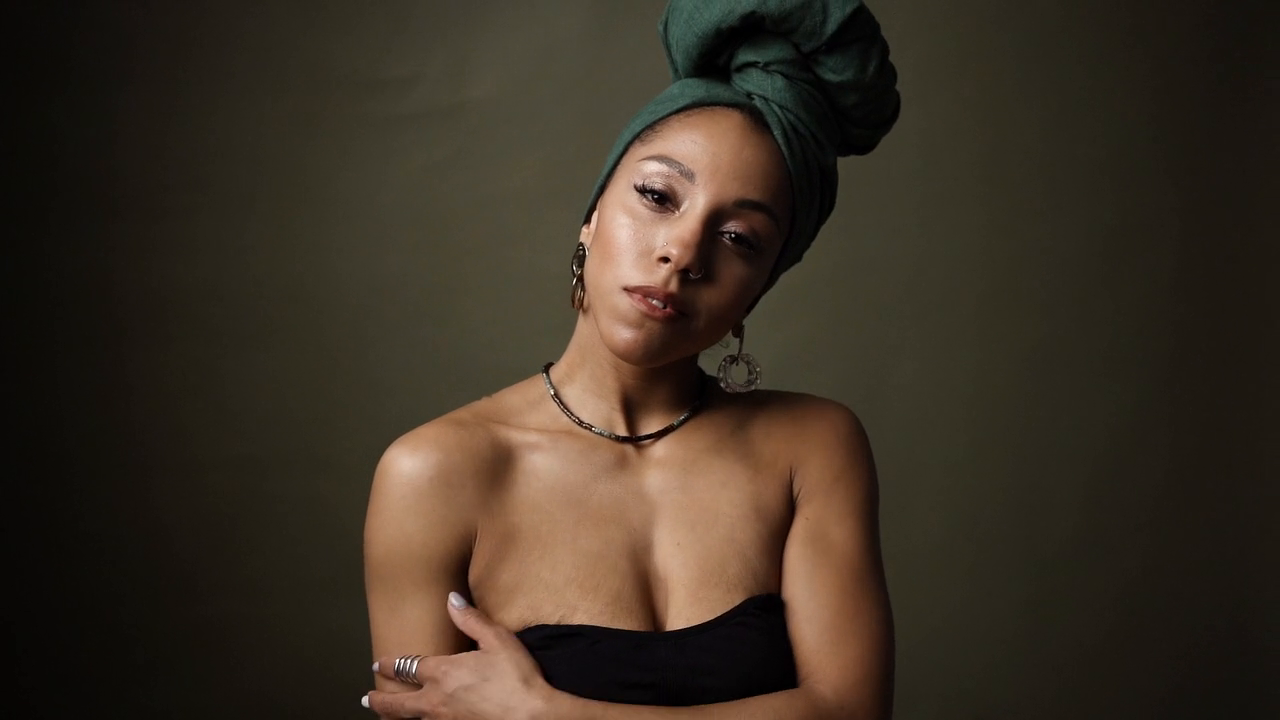
#> input picture frame 51 of computer_vision/mediapipe/facemesh.mp4, 1280 x 720 px, given in place of people.mp4, which was not available
$ jupyter execute video_detector.ipynb
#> lines starting #> are read from the running program, lines starting #| are printed output that depends on the picture; after the words box and inside, x2 and y2 are one past the last pixel; in counts of white or black regions, pixels touching at a corner belong together; pictures that were not available may be replaced by others from this repository, and a replacement may not be noted
[cell 1]
import cv2
import numpy as np
import matplotlib.pyplot as plt

# Open the video
cap = cv2.VideoCapture('people.mp4')

# Get video width and height
w = int(cap.get(3))  # CAP_PROP_FRAME_WIDTH
h = int(cap.get(4))  # CAP_PROP_FRAME_HEIGHT

# Output video writer
Out = cv2.VideoWriter('detections.mp4', cv2.VideoWriter_fourcc(*'mp4v'), 30, (w, h), True)

# Load Haar Cascade for face detection
face_detector = cv2.CascadeClassifier(cv2.data.haarcascades + 'haarcascade_frontalface_default.xml')

# Function to detect faces with adjusted parameters
def detect_faces(image):
    face_detections = face_detector.detectMultiScale(
        image,
        scaleFactor=1.2,      # Slightly more conservative scaling
        minNeighbors=8,       # Suppress false positives
        minSize=(99, 99)      # Ignore small detections
    )
    return face_detections

# Process each frame
while cap.isOpened():
    ret, frame = cap.read()
#> frame is the input picture: shape (720, 1280, 3); mean B, G, R 35.9, 48, 58.7
    if ret:
        gray = cv2.cvtColor(frame, cv2.COLOR_BGR2GRAY)
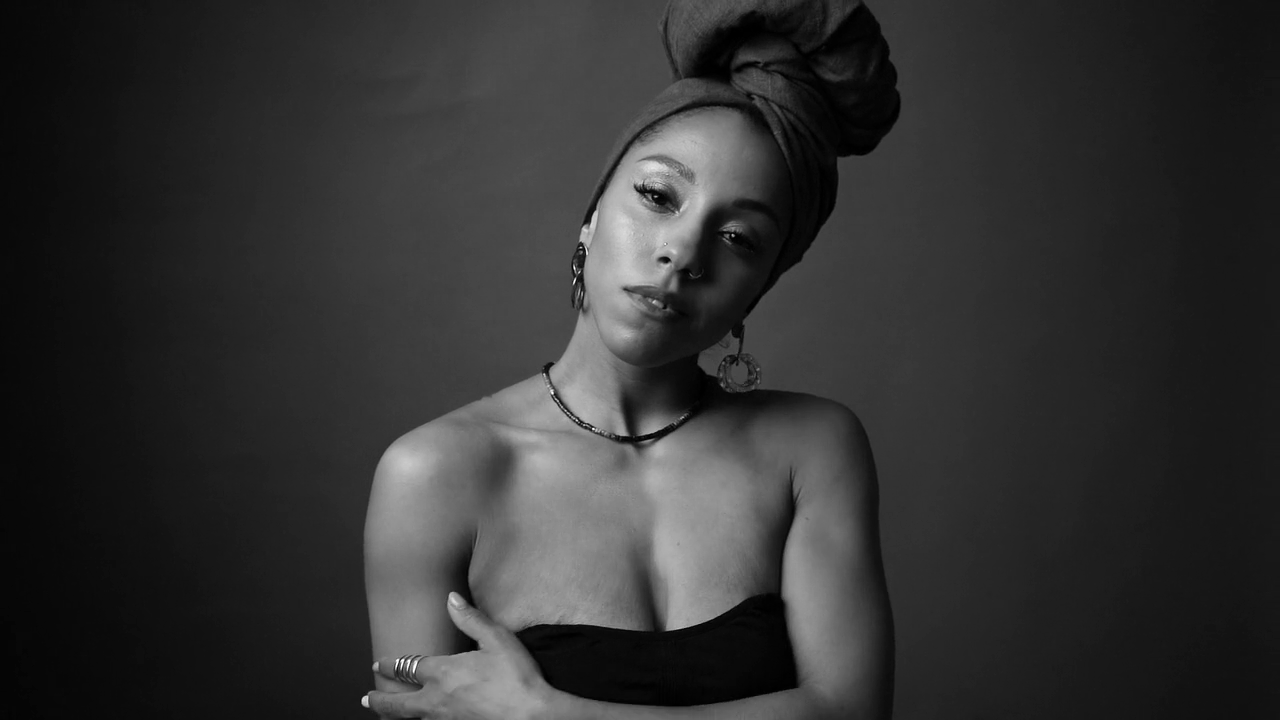
#> gray: shape (720, 1280); min 0, max 255, mean 49.9
        detection = detect_faces(gray)
#> in detect_faces, `face_detections = face_detector.detectMultiScale( image, scaleFactor=1..`: face_detections = ()
#> detection = ()
        for (x, y, w, h) in detection:
            cv2.rectangle(frame, (x, y), (x + w, y + h), (0, 255, 0), 2)
#> this loop made 0 passes
        Out.write(frame)
    else:
        break

# Release resources
cap.release()
Out.release()
cv2.destroyAllWindows()


$ run again, starting later in the video
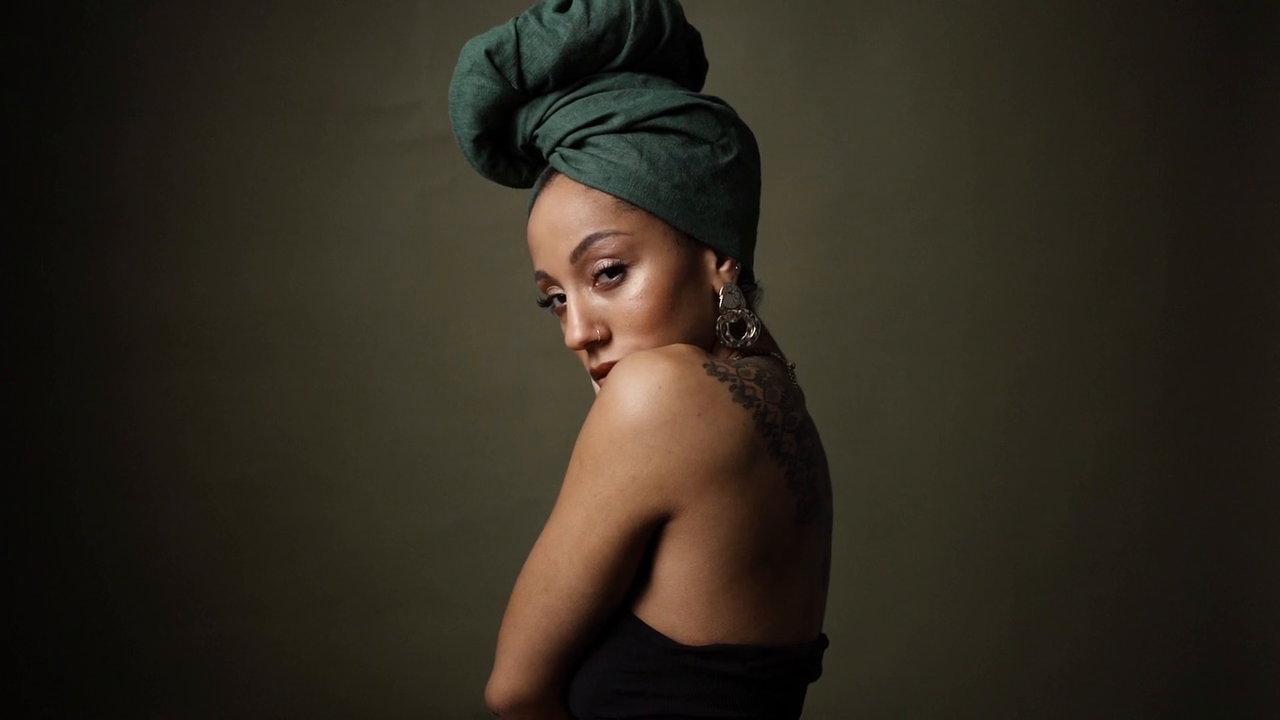
#> input picture frame 233 of computer_vision/mediapipe/facemesh.mp4, 1280 x 720 px, given in place of people.mp4, which was not available
#> frame is the input picture: shape (720, 1280, 3); mean B, G, R 30.4, 40.8, 47.3
#> `gray = cv2.cvtColor(frame, cv2.COLOR_BGR2GRAY)`:
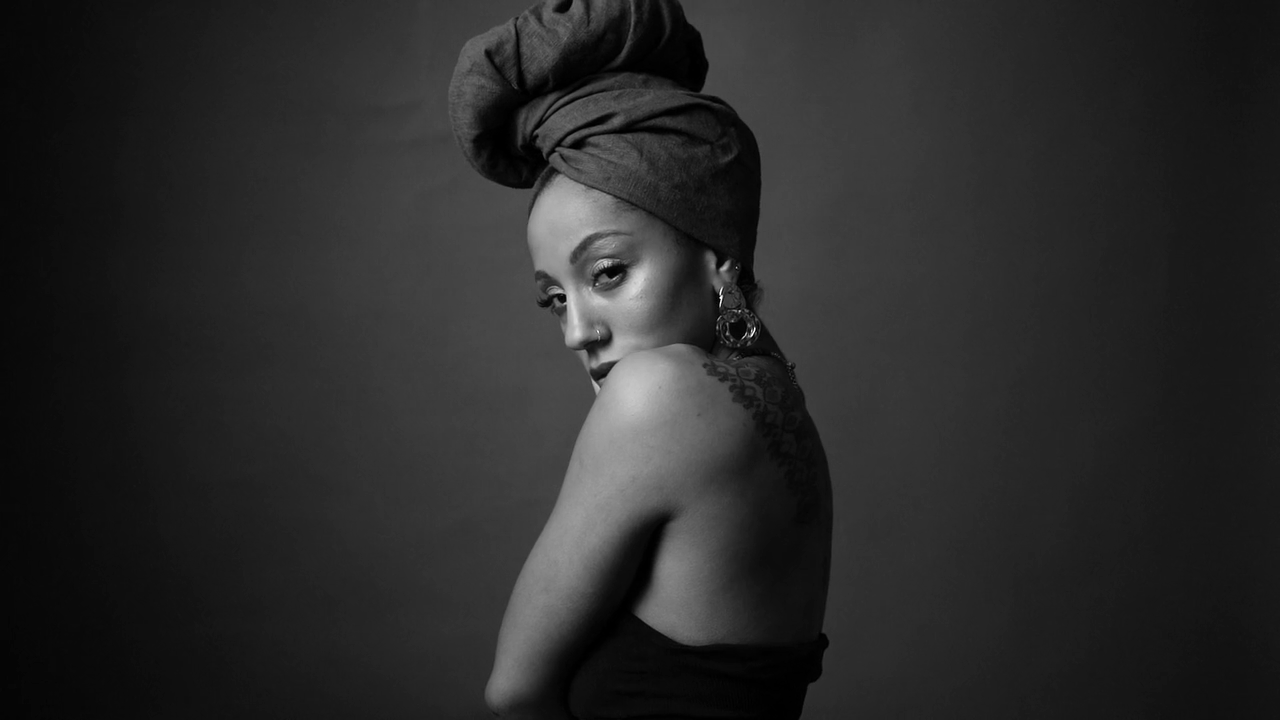
#> gray: shape (720, 1280); min 0, max 255, mean 41.7
#> face_detections = ()

$ run again, starting later in the video
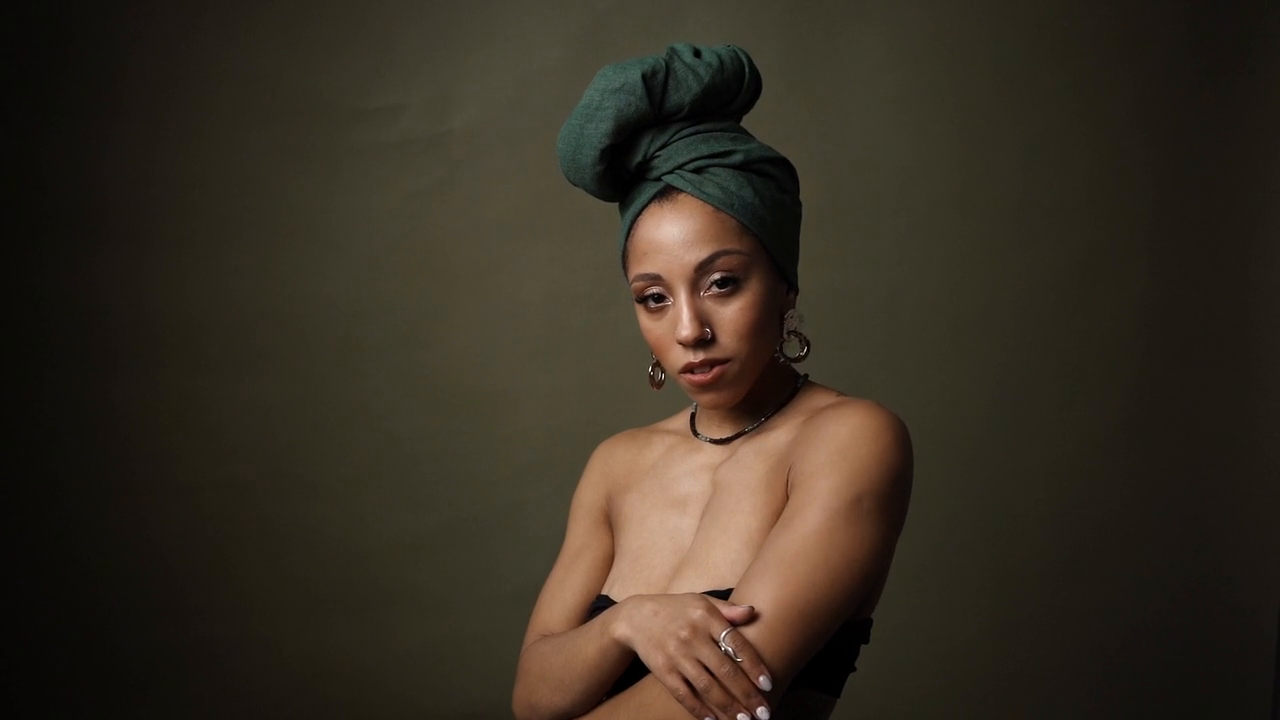
#> input picture frame 414 of computer_vision/mediapipe/facemesh.mp4, 1280 x 720 px, given in place of people.mp4, which was not available
#> frame is the input picture: shape (720, 1280, 3); mean B, G, R 34, 45.7, 53.8
#> `gray = cv2.cvtColor(frame, cv2.COLOR_BGR2GRAY)`:
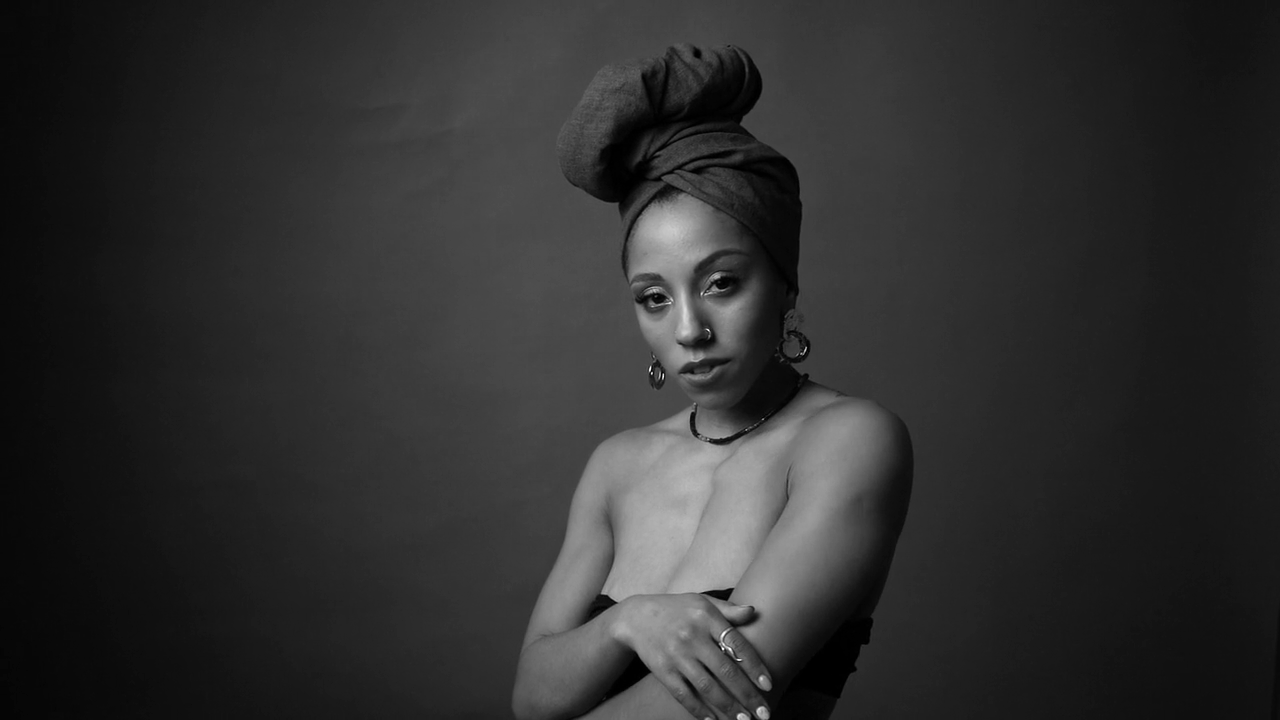
#> gray: shape (720, 1280); min 0, max 255, mean 46.9
#> face_detections = [[597, 217, 190, 190]]
#> the loop `for (x, y, w, h) in detection:` made 1 pass
#> after the loop `for (x, y, w, h) in detection:`:
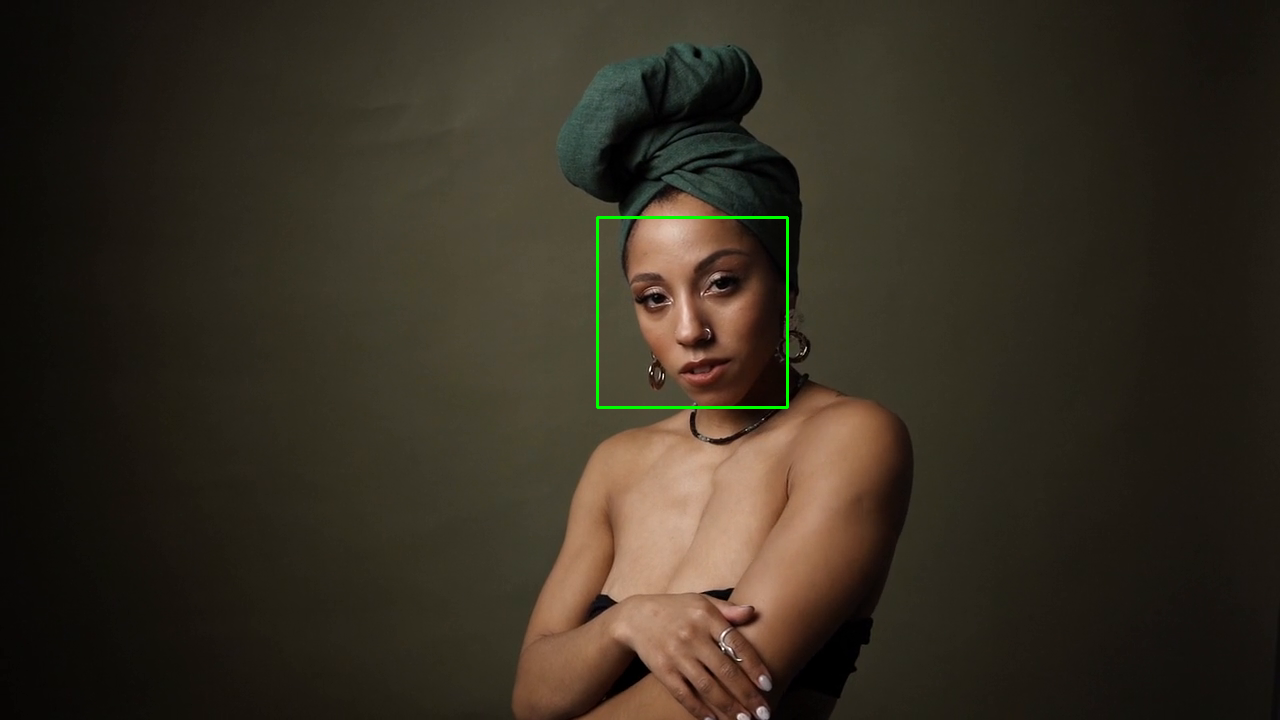
#> frame: shape (720, 1280, 3); 0.25% of pixels changed, all inside (x1, y1, x2, y2) = (596, 216, 789, 409)
